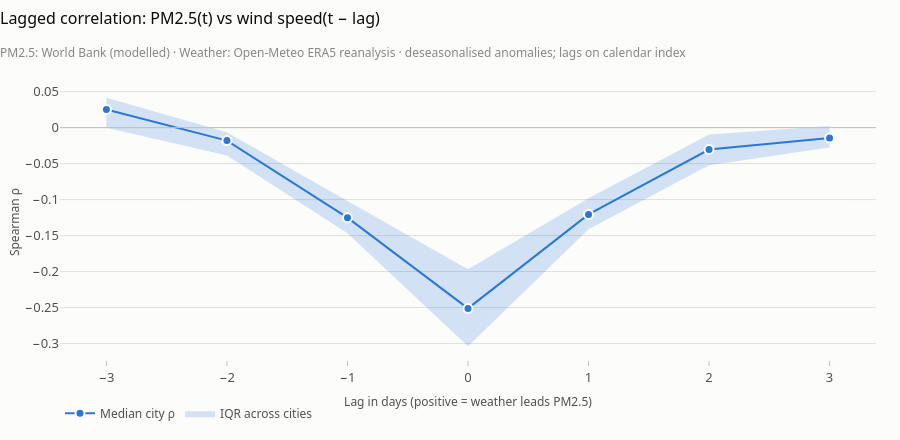

Write notebook code for a chart like this one.
### Code cell
charts.lag_chart(correlations.lagged_correlation(ww, 'wind_speed', deseasonalize=True), 'wind_speed')

### Figure 1 — Plotly figure (JSON) as saved in the notebook; plotly's stock layout.template omitted (floating-point values rounded to 4 significant figures)
{"data": [{"hoverinfo": "skip", "line": {"width": 0}, "mode": "lines", "showlegend": false, "type": "scatter", "x": [-3, -2, -1, 0, 1, 2, 3], "y": [0.04143, -0.006304, -0.1018, -0.1967, -0.09831, -0.009699, 0.002305]}, {"fill": "tonexty", "fillcolor": "rgba(42,120,214,0.2)", "hoverinfo": "skip", "line": {"width": 0}, "mode": "lines", "name": "IQR across cities", "type": "scatter", "x": [-3, -2, -1, 0, 1, 2, 3], "y": [-0.0003566, -0.03871, -0.1467, -0.3037, -0.1411, -0.05223, -0.02749]}, {"customdata": [[22, 59400], [22, 59422], [22, 59444], [22, 61534], [22, 59444], [22, 59422], [22, 59400]], "hovertemplate": "lag %{x} days<br>median ρ %{y:+.2f}<br>%{customdata[0]} cities, %{customdata[1]:,} pairs<extra></extra>", "line": {"color": "#2a78d6", "width": 2}, "marker": {"line": {"color": "#fcfcfb", "width": 2}, "size": 9}, "mode": "lines+markers", "name": "Median city ρ", "type": "scatter", "x": [-3, -2, -1, 0, 1, 2, 3], "y": [0.02521, -0.01798, -0.1251, -0.2512, -0.1207, -0.0304, -0.01448]}], "layout": {"height": 440, "shapes": [{"line": {"color": "#c3c2b7", "width": 1}, "type": "line", "x0": 0, "x1": 1, "xref": "x domain", "y0": 0, "y1": 0, "yref": "y"}], "showlegend": true, "title": {"subtitle": {"text": "PM2.5: World Bank (modelled) · Weather: Open-Meteo ERA5 reanalysis · deseasonalised anomalies; lags on calendar index"}, "text": "Lagged correlation: PM2.5(t) vs wind speed(t − lag)"}, "xaxis": {"dtick": 1, "title": {"text": "Lag in days (positive = weather leads PM2.5)"}}, "yaxis": {"title": {"text": "Spearman ρ"}}}}
